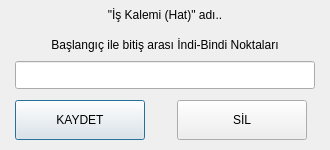
<?xml version="1.0" encoding="UTF-8"?>
<ui version="4.0">
 <class>main_dialog</class>
 <widget class="QDialog" name="main_dialog">
  <property name="geometry">
   <rect>
    <x>0</x>
    <y>0</y>
    <width>330</width>
    <height>150</height>
   </rect>
  </property>
  <property name="sizePolicy">
   <sizepolicy hsizetype="Fixed" vsizetype="Fixed">
    <horstretch>0</horstretch>
    <verstretch>0</verstretch>
   </sizepolicy>
  </property>
  <property name="minimumSize">
   <size>
    <width>330</width>
    <height>150</height>
   </size>
  </property>
  <property name="maximumSize">
   <size>
    <width>350</width>
    <height>150</height>
   </size>
  </property>
  <property name="windowTitle">
   <string>İNDİ-BİNDİ NOKTA EKLEME</string>
  </property>
  <layout class="QGridLayout" name="gridLayout_2">
   <property name="leftMargin">
    <number>0</number>
   </property>
   <property name="topMargin">
    <number>0</number>
   </property>
   <property name="rightMargin">
    <number>0</number>
   </property>
   <property name="bottomMargin">
    <number>0</number>
   </property>
   <property name="spacing">
    <number>0</number>
   </property>
   <item row="0" column="0">
    <layout class="QGridLayout" name="gridLayout" rowstretch="0,0,0,0" rowminimumheight="30,30,30,70">
     <property name="horizontalSpacing">
      <number>20</number>
     </property>
     <property name="verticalSpacing">
      <number>0</number>
     </property>
     <item row="0" column="0" colspan="2">
      <widget class="QLabel" name="lbl_kalem_adi">
       <property name="sizePolicy">
        <sizepolicy hsizetype="Fixed" vsizetype="Fixed">
         <horstretch>0</horstretch>
         <verstretch>0</verstretch>
        </sizepolicy>
       </property>
       <property name="minimumSize">
        <size>
         <width>300</width>
         <height>25</height>
        </size>
       </property>
       <property name="maximumSize">
        <size>
         <width>300</width>
         <height>25</height>
        </size>
       </property>
       <property name="text">
        <string>&quot;İş Kalemi (Hat)&quot; adı..</string>
       </property>
       <property name="alignment">
        <set>Qt::AlignmentFlag::AlignCenter</set>
       </property>
      </widget>
     </item>
     <item row="1" column="0" colspan="2">
      <widget class="QLabel" name="lbl_sabit">
       <property name="sizePolicy">
        <sizepolicy hsizetype="Fixed" vsizetype="Fixed">
         <horstretch>0</horstretch>
         <verstretch>0</verstretch>
        </sizepolicy>
       </property>
       <property name="minimumSize">
        <size>
         <width>300</width>
         <height>25</height>
        </size>
       </property>
       <property name="maximumSize">
        <size>
         <width>300</width>
         <height>25</height>
        </size>
       </property>
       <property name="text">
        <string>Başlangıç ile bitiş arası İndi-Bindi Noktaları</string>
       </property>
       <property name="alignment">
        <set>Qt::AlignmentFlag::AlignCenter</set>
       </property>
      </widget>
     </item>
     <item row="2" column="0" colspan="2">
      <widget class="QLineEdit" name="txt_indi_bindi">
       <property name="sizePolicy">
        <sizepolicy hsizetype="Fixed" vsizetype="Fixed">
         <horstretch>0</horstretch>
         <verstretch>0</verstretch>
        </sizepolicy>
       </property>
       <property name="minimumSize">
        <size>
         <width>300</width>
         <height>28</height>
        </size>
       </property>
       <property name="maximumSize">
        <size>
         <width>300</width>
         <height>28</height>
        </size>
       </property>
      </widget>
     </item>
     <item row="3" column="0">
      <widget class="QPushButton" name="btn_kaydet">
       <property name="minimumSize">
        <size>
         <width>130</width>
         <height>40</height>
        </size>
       </property>
       <property name="maximumSize">
        <size>
         <width>130</width>
         <height>40</height>
        </size>
       </property>
       <property name="text">
        <string>KAYDET</string>
       </property>
      </widget>
     </item>
     <item row="3" column="1">
      <widget class="QPushButton" name="btn_sil">
       <property name="minimumSize">
        <size>
         <width>130</width>
         <height>40</height>
        </size>
       </property>
       <property name="maximumSize">
        <size>
         <width>130</width>
         <height>40</height>
        </size>
       </property>
       <property name="text">
        <string>SİL</string>
       </property>
      </widget>
     </item>
    </layout>
   </item>
  </layout>
 </widget>
 <resources/>
 <connections/>
</ui>
